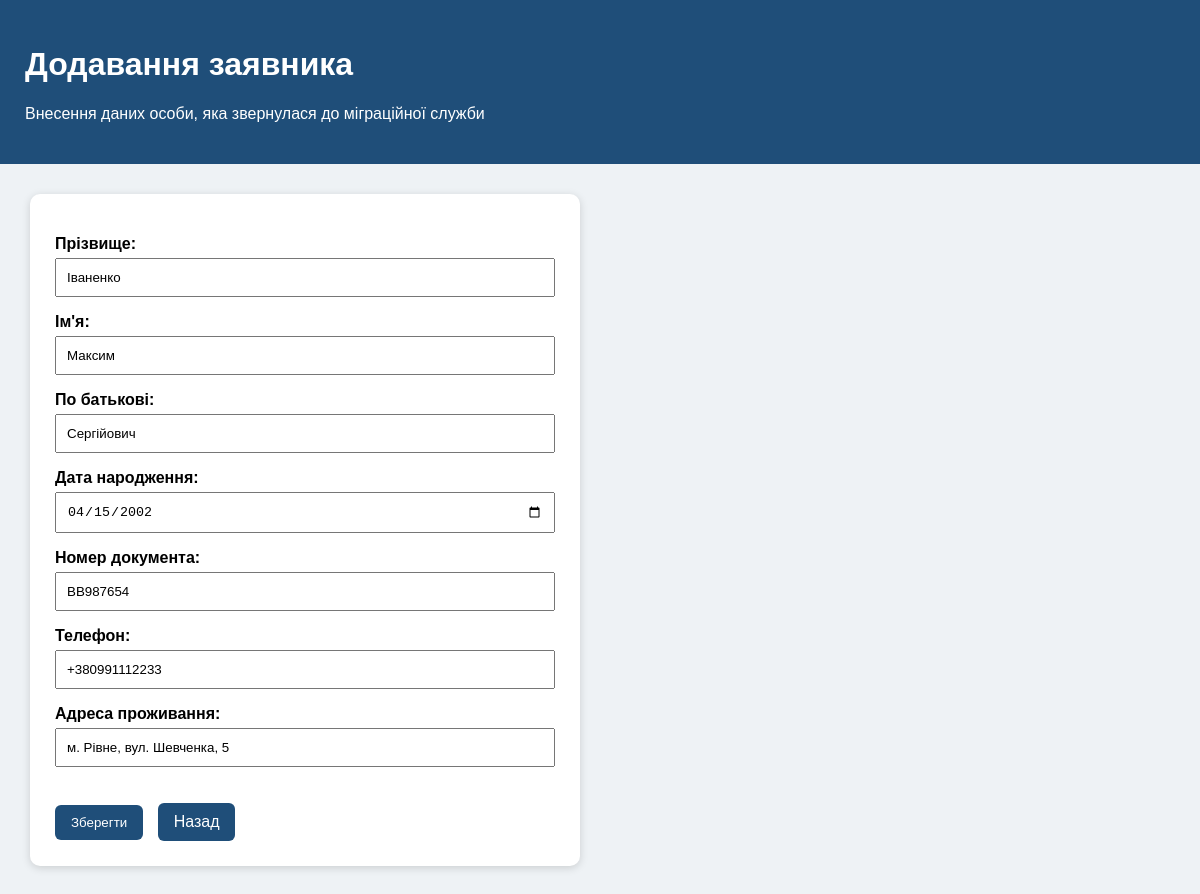
Page /applicants/2/edit/ (signed in) on the committed database.
### records/models.py (models this page shows, shortened)
class Applicant(models.Model):
    surname = models.CharField("Прізвище", max_length=50)
    name = models.CharField("Ім'я", max_length=50)
    patronymic = models.CharField("По батькові", max_length=50, blank=True)
    birth_date = models.DateField("Дата народження")
    document_number = models.CharField("Номер документа", max_length=30)
    phone = models.CharField("Телефон", max_length=20, blank=True)
    address = models.CharField("Адреса проживання", max_length=200)
    class Meta:
        verbose_name = "Заявник"
        verbose_name_plural = "Заявники"

### records/views.py (the view)
# urls.py: path("applicants/<int:pk>/edit/", views.applicant_update, name="applicant_update"),
@login_required
def applicant_update(request, pk):
    applicant = get_object_or_404(Applicant, pk=pk)
    if request.method == "POST":
        form = ApplicantForm(request.POST, instance=applicant)
        if form.is_valid():
            form.save()
            return redirect("applicants_list")
    else:
        form = ApplicantForm(instance=applicant)
    context = {
        "form": form,
        "applicant": applicant,
    }
    return render(request, "records/applicant_form.html", context)

### records/forms.py
class ApplicantForm(forms.ModelForm):
    class Meta:
        model = Applicant
        fields = [
            "surname",
            "name",
            "patronymic",
            "birth_date",
            "document_number",
            "phone",
            "address",
        ]
        widgets = {
            "birth_date": forms.DateInput(attrs={"type": "date"}),
        }

### records/templates/records/applicant_form.html (shortened to what this page needs)
<!DOCTYPE html>
<html lang="uk">
<head>
</head>
<body>
    <div class="header">
        <h1>Додавання заявника</h1>
        <p>Внесення даних особи, яка звернулася до міграційної служби</p>
    </div>
    <div class="content">
        <form method="post">
            {{ form.as_p }}
            <button type="submit" class="button">Зберегти</button>
            <a href="/applicants/" class="button back">Назад</a>
        </form>
    </div>
</body>
</html>

### records/templates/records/applicant_form.html (style rules this page uses)
body { font-family: Arial, sans-serif; background-color: #eef2f5; margin: 0; }
.header { background-color: #1f4e79; color: white; padding: 25px; }
.content { padding: 30px; }
form { background-color: white; padding: 25px; border-radius: 10px; width: 500px; box-shadow: 0 2px 8px rgba(0,0,0,0.15); }
label { display: block; margin-top: 12px; font-weight: bold; }
input { width: 100%; padding: 10px; margin-top: 5px; box-sizing: border-box; }
.button { display: inline-block; background-color: #1f4e79; color: white; padding: 10px 16px; text-decoration: none; border-radius: 6px; border: none; margin-top: 20px; cursor: pointer; }
.back { margin-left: 10px; }

### rows in the picture
Applicant: surname "Іваненко", name "Максим", patronymic "Сергійович", birth_date "04/15/2002", document_number "ВВ987654", phone "+380991112233", address "м. Рівне, вул. Шевченка, 5"
